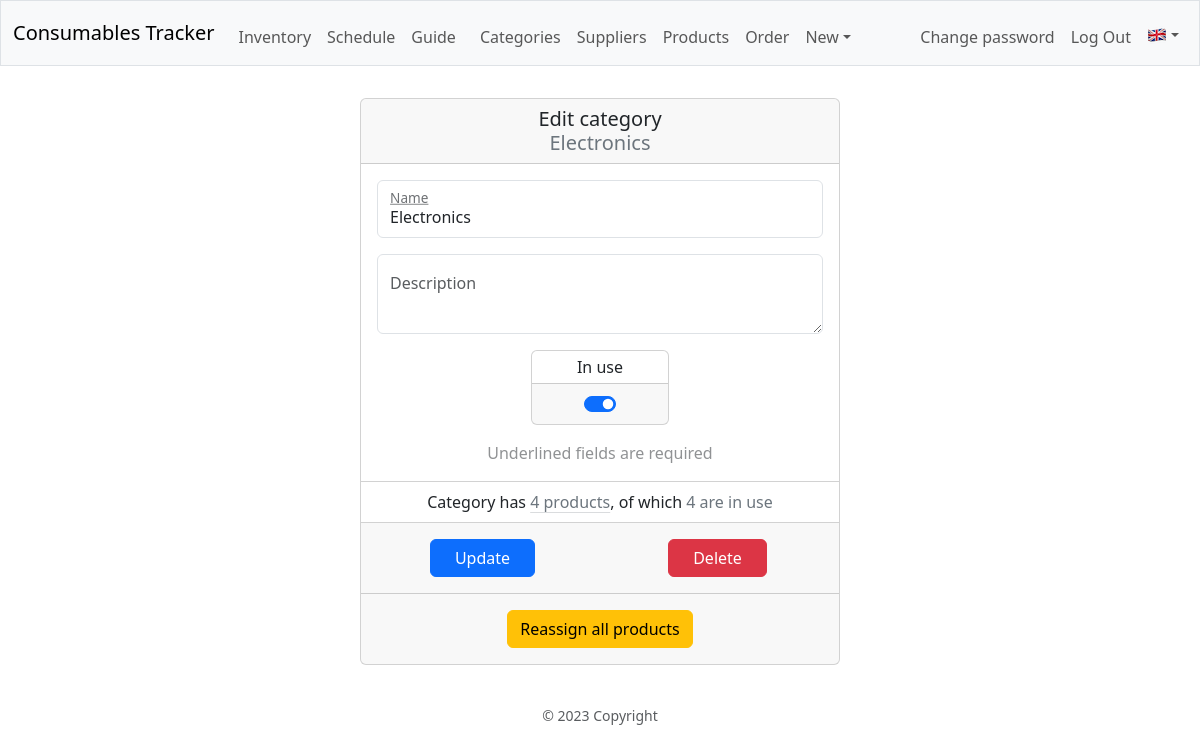
/category/edit/Electronics (signed in), run on the app's committed database.
### database.py (models this page shows, shortened)
class Base(MappedAsDataclass, DeclarativeBase):
    id: Mapped[int] = mapped_column(init=False, primary_key=True)

class Category(Base):
    name: Mapped[str] = mapped_column(unique=True)
    products: Mapped[List["Product"]] = relationship(
        default_factory=list, back_populates="category", repr=False)
    in_use: Mapped[bool] = mapped_column(default=True)
    description: Mapped[Optional[str]] = mapped_column(
        default="", repr=False)
    __table_args__ = (
        Index('idx_category_name', 'name'),
        Index('idx_category_in_use', 'in_use'),
    )
    @property
    def in_use_products(self) -> int:
        with dbSession() as db_session:
            return db_session.scalar(
                select(func.count(Product.id))
                .filter_by(category_id=self.id, in_use=True))
    @property
    def all_products(self) -> int:
        with dbSession() as db_session:
            return db_session.scalar(
                select(func.count(Product.id))
                .filter_by(category_id=self.id))

### blueprints/cat/cat.py (the view, shortened to what this page needs)
@cat_bp.route("/edit/<path:category>", methods=["GET", "POST"])
def edit_category(category):
    logger.info("Edit category '%s' page", category)
    edit_cat_form: EditCatForm = EditCatForm()
    with dbSession() as db_session:
        if (cat := db_session.scalar(
                select(Category)
                .filter_by(name=escape(category)))):
            edit_cat_form = EditCatForm(obj=cat)
        else:
            logger.debug("'%s' does not exist!", category)
            flash(gettext("%(category)s does not exist!",
                          category=category), "error")
            return redirect(url_for("cat.categories"))
    return render_template("cat/edit_category.html", form=edit_cat_form)

### blueprints/cat/cat.py
class EditCatForm(CreateCatForm):
    all_products = IntegerField()
    in_use_products = IntegerField()
    in_use = BooleanField(
        label=lazy_gettext("In use"),
        false_values = ("False", False, "false", ""),
        render_kw={
                "class": "form-check-input",
                "role": "switch",
                })
    submit = SubmitField(
        label=lazy_gettext("Update"),
        render_kw={"class": "btn btn-primary px-4"})
    delete = SubmitField(
        label=lazy_gettext("Delete"),
        render_kw={"class": "btn btn-danger"})
    reassign = SubmitField(
        label=lazy_gettext("Reassign all products"),
        render_kw={"class": "btn btn-warning"})

### app.py (called while the page is built, shortened)
def get_locale() -> Literal["ro", "en"]:
    if language := session.get("language"):
        return language

@app.context_processor
def inject_now():
    return {'now': datetime.utcnow()}

### helpers.py (called while the page is built)
def record_factory(*args, **kwargs):
    record = old_factory(*args, **kwargs)
    try:
        record.user = session.get("user_name", default="__x__")
    except RuntimeError:
        record.user = "_sys_"
    record.tztime = datetime.now(
        tz=ZoneInfo("Europe/Bucharest")).strftime("%d.%m %H:%M")
    return record

def admin_required(f):
    @wraps(f)
    def decorated_function(*args, **kwargs):
        if (session.get("user_id") is None) or (not session.get("admin")):
            flash(gettext("You have to be an admin..."), "warning")
            return redirect(url_for("auth.login"))
        return f(*args, **kwargs)
    return decorated_function

### blueprints/cat/templates/cat/edit_category.html (shortened to what this page needs)
{% extends "layout.html" %}
{% block main %}
<form method="POST" autocomplete="off">
    <div class="card mx-auto" style="max-width: 30rem;">
        <div class="card-header h5 py-2">
            {{ gettext("Edit category") }}
            <br>
            <span class="text-secondary">{{ request.view_args.category }}</span>
        </div>
        <div class="card-body">
            <div class="form-floating mb-3">
                {{ form.name }}
                {{ form.name.label(class="text-decoration-underline") }}
            </div>
            <div class="form-floating mb-3">
                {{ form.description }}
                {{ form.description.label }}
            </div>
            <div class="row row-cols-3 row-cols-md-3 g-1 g-md-3 mb-3">
                <div class="col">
                </div>
                <div class="col">
                    <div class="card h-100">
                        <div class="card-body p-1">
                            {{ form.in_use.label }}
                        </div>
                        <div class="card-footer">
                            <div class="form-switch">
                                {{ form.in_use }}
                            </div>
                        </div>
                    </div>
                </div>
            </div>
            <span class="text-body-tertiary">{{ gettext("Underlined fields are required") }}</span>
        </div>
        <ul class="list-group list-group-flush m-0">
            <li class="list-group-item">
                {{ gettext("Category has") }} <a class="link-secondary link-offset-2 link-underline-opacity-25 link-underline-opacity-100-hover" href="{{ url_for('prod.products', ordered_by='category') }}">{{ form.all_products.data }} {{ ngettext("product", "products", form.all_products.data) }}</a>, {{ ngettext("and", "of which", form.all_products.data) }} <span class="text-secondary">{{ form.in_use_products.data }} {{ ngettext("is in use", "are in use", form.in_use_products.data) }}</span>
            </li>
        </ul>
        <div class="card-footer py-3">
            <div class="row row-cols-2 g-4">
                <div class="col">
                    {{ form.submit }}
                </div>
                <div class="col">
                    <button type="button" class="btn btn-danger px-4" data-bs-toggle="modal" data-bs-target="#deleteModal">{{ gettext("Delete") }}</button>
                </div>
            </div>
        </div>
        <div class="card-footer py-3">
            {{ form.reassign }}
        </div>
    </div>
</form>
{% endblock %}

### static/styles.css (style rules this page uses)
div.form-floating label { color: var(--bs-secondary-color); }

### data on the page
Category: view_args.category "Electronics", name "Electronics", in_use "☑"

### other printed values
{{ gettext("Inventory") }} "Inventory"
{{ gettext("Schedule") }} "Schedule"
{{ gettext("Guide") }} "Guide"
{{ gettext("Categories") }} "Categories"
{{ gettext("Suppliers") }} "Suppliers"
{{ gettext("Products") }} "Products"
{{ gettext("Order") }} "Order"
{{ gettext("New") }} "New"
{{ gettext("Change password") }} "Change password"
{{ gettext("Edit category") }} "Edit category"
{{ gettext("Underlined fields are required") }} "Underlined fields are required"
{{ gettext("Category has") }} "Category has"
{{ ngettext("product", "products", form.all_products.data) }} "products"
{{ ngettext("and", "of which", form.all_products.data) }} "of which"
{{ ngettext("is in use", "are in use", form.in_use_products.data) }} "are in use"
